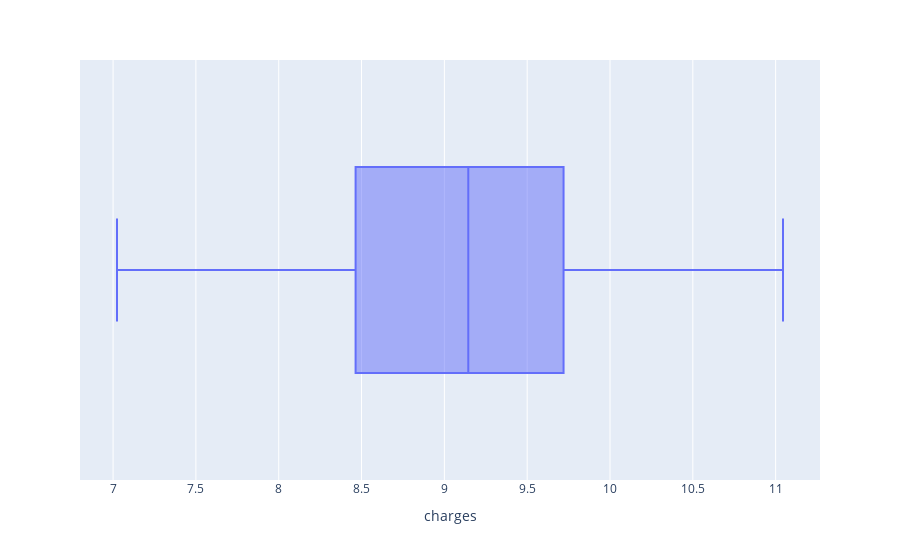

Write notebook code for a chart like this one.
### Code cell
px.box(data_frame=df , x = 'charges')

### Figure 1 — Plotly figure (JSON) as saved in the notebook; plotly's stock layout.template omitted (floating-point values rounded to 4 significant figures; data arrays with more than 128 entries replaced by an {"elided": "..."} marker saying what was removed)
{"data": [{"alignmentgroup": "True", "hovertemplate": "charges=%{x}<extra></extra>", "legendgroup": "", "marker": {"color": "#636efa"}, "name": "", "notched": false, "offsetgroup": "", "orientation": "h", "showlegend": false, "type": "box", "x": {"elided": "1327 float values"}, "x0": " ", "xaxis": "x", "y0": " ", "yaxis": "y"}], "layout": {"autosize": true, "boxmode": "group", "legend": {"tracegroupgap": 0}, "margin": {"t": 60}, "xaxis": {"anchor": "y", "autorange": true, "domain": [0, 1], "range": [6.8, 11.27], "title": {"text": "charges"}, "type": "linear"}, "yaxis": {"anchor": "x", "autorange": true, "domain": [0, 1], "range": [-0.5, 0.5], "type": "category"}}}
